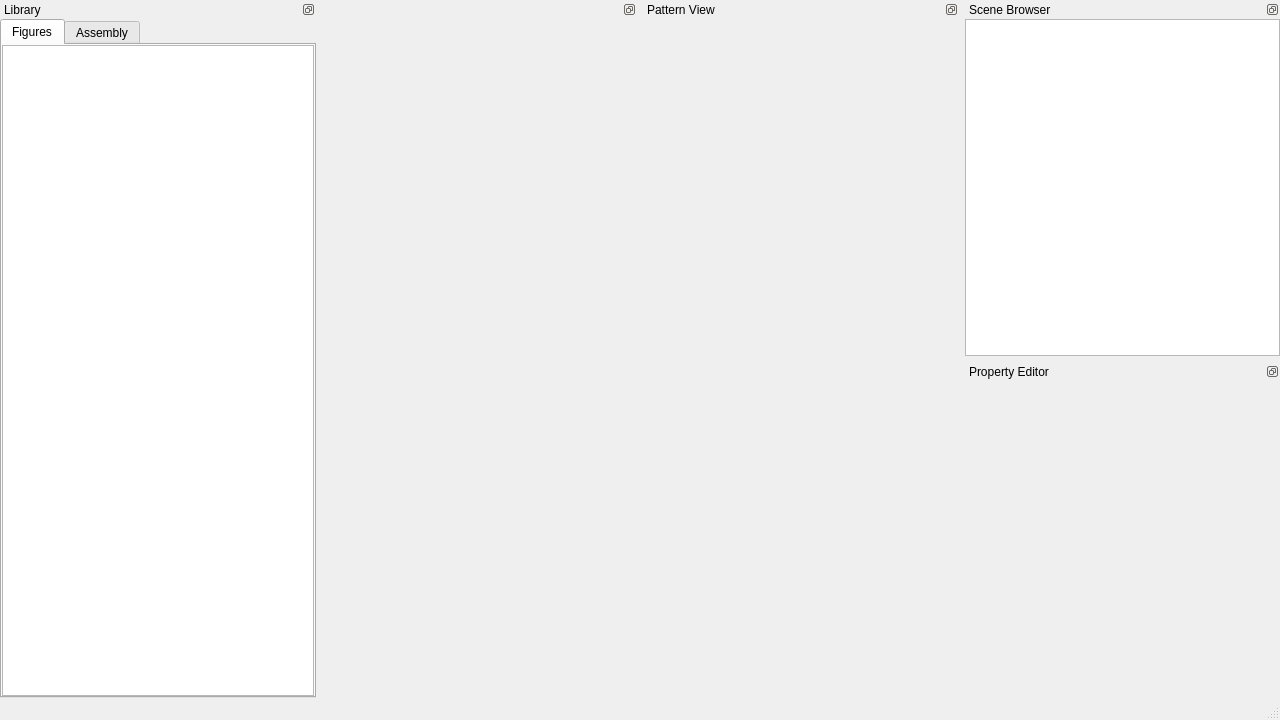
<?xml version="1.0" encoding="UTF-8"?>
<ui version="4.0">
 <class>MainWindow</class>
 <widget class="QMainWindow" name="MainWindow">
  <property name="geometry">
   <rect>
    <x>0</x>
    <y>0</y>
    <width>1280</width>
    <height>720</height>
   </rect>
  </property>
  <property name="windowTitle">
   <string>MainWindow</string>
  </property>
  <widget class="QWidget" name="centralwidget">
   <layout class="QGridLayout" name="gridLayout_2">
    <property name="leftMargin">
     <number>0</number>
    </property>
    <property name="topMargin">
     <number>0</number>
    </property>
    <property name="rightMargin">
     <number>0</number>
    </property>
    <property name="bottomMargin">
     <number>0</number>
    </property>
    <item row="0" column="2">
     <widget class="QDockWidget" name="PatternViewDock">
      <property name="features">
       <set>QDockWidget::DockWidgetFloatable|QDockWidget::DockWidgetMovable</set>
      </property>
      <property name="windowTitle">
       <string>Pattern View</string>
      </property>
      <widget class="QWidget" name="dockWidgetContents_9">
       <layout class="QHBoxLayout" name="horizontalLayout_5">
        <property name="leftMargin">
         <number>0</number>
        </property>
        <property name="topMargin">
         <number>0</number>
        </property>
        <property name="rightMargin">
         <number>0</number>
        </property>
        <property name="bottomMargin">
         <number>0</number>
        </property>
       </layout>
      </widget>
     </widget>
    </item>
    <item row="0" column="1">
     <widget class="QDockWidget" name="SceneViewDock">
      <property name="features">
       <set>QDockWidget::DockWidgetFloatable|QDockWidget::DockWidgetMovable</set>
      </property>
      <property name="windowTitle">
       <string>&lt;project name&gt;</string>
      </property>
      <widget class="QWidget" name="dockWidgetContents_7">
       <layout class="QVBoxLayout" name="verticalLayout_2">
        <property name="leftMargin">
         <number>0</number>
        </property>
        <property name="topMargin">
         <number>0</number>
        </property>
        <property name="rightMargin">
         <number>0</number>
        </property>
        <property name="bottomMargin">
         <number>0</number>
        </property>
       </layout>
      </widget>
     </widget>
    </item>
    <item row="0" column="3">
     <widget class="QDockWidget" name="SceneBrowserDock">
      <property name="features">
       <set>QDockWidget::DockWidgetFloatable|QDockWidget::DockWidgetMovable</set>
      </property>
      <property name="windowTitle">
       <string>Scene Browser</string>
      </property>
      <widget class="QWidget" name="dockWidgetContents_6">
       <layout class="QVBoxLayout" name="verticalLayout_3">
        <property name="leftMargin">
         <number>0</number>
        </property>
        <property name="topMargin">
         <number>0</number>
        </property>
        <property name="rightMargin">
         <number>0</number>
        </property>
        <property name="bottomMargin">
         <number>0</number>
        </property>
        <item>
         <widget class="QTreeView" name="treeView_2"/>
        </item>
        <item>
         <widget class="QDockWidget" name="PropertyEditorDock">
          <property name="features">
           <set>QDockWidget::DockWidgetFloatable|QDockWidget::DockWidgetMovable</set>
          </property>
          <property name="windowTitle">
           <string>Property Editor</string>
          </property>
          <widget class="QWidget" name="dockWidgetContents_10">
           <layout class="QHBoxLayout" name="horizontalLayout_6"/>
          </widget>
         </widget>
        </item>
       </layout>
      </widget>
     </widget>
    </item>
    <item row="0" column="0">
     <widget class="QDockWidget" name="LibraryDock">
      <property name="minimumSize">
       <size>
        <width>145</width>
        <height>140</height>
       </size>
      </property>
      <property name="features">
       <set>QDockWidget::DockWidgetFloatable|QDockWidget::DockWidgetMovable</set>
      </property>
      <property name="windowTitle">
       <string>Library</string>
      </property>
      <widget class="QWidget" name="dockWidgetContents_8">
       <layout class="QVBoxLayout" name="verticalLayout_4">
        <property name="leftMargin">
         <number>0</number>
        </property>
        <property name="topMargin">
         <number>0</number>
        </property>
        <property name="rightMargin">
         <number>0</number>
        </property>
        <property name="bottomMargin">
         <number>0</number>
        </property>
        <item>
         <widget class="QTabWidget" name="tabWidget_2">
          <property name="currentIndex">
           <number>0</number>
          </property>
          <widget class="QWidget" name="FigureTab">
           <attribute name="title">
            <string>Figures</string>
           </attribute>
           <layout class="QVBoxLayout" name="verticalLayout_5">
            <property name="leftMargin">
             <number>0</number>
            </property>
            <property name="topMargin">
             <number>0</number>
            </property>
            <property name="rightMargin">
             <number>0</number>
            </property>
            <property name="bottomMargin">
             <number>0</number>
            </property>
            <item>
             <widget class="QListView" name="listView">
              <property name="viewMode">
               <enum>QListView::IconMode</enum>
              </property>
             </widget>
            </item>
           </layout>
          </widget>
          <widget class="QWidget" name="PartsTab">
           <attribute name="title">
            <string>Assembly</string>
           </attribute>
          </widget>
         </widget>
        </item>
       </layout>
      </widget>
     </widget>
    </item>
   </layout>
  </widget>
  <widget class="QMenuBar" name="menubar">
   <property name="geometry">
    <rect>
     <x>0</x>
     <y>0</y>
     <width>1280</width>
     <height>21</height>
    </rect>
   </property>
  </widget>
  <widget class="QStatusBar" name="statusbar"/>
 </widget>
 <resources/>
 <connections/>
</ui>
